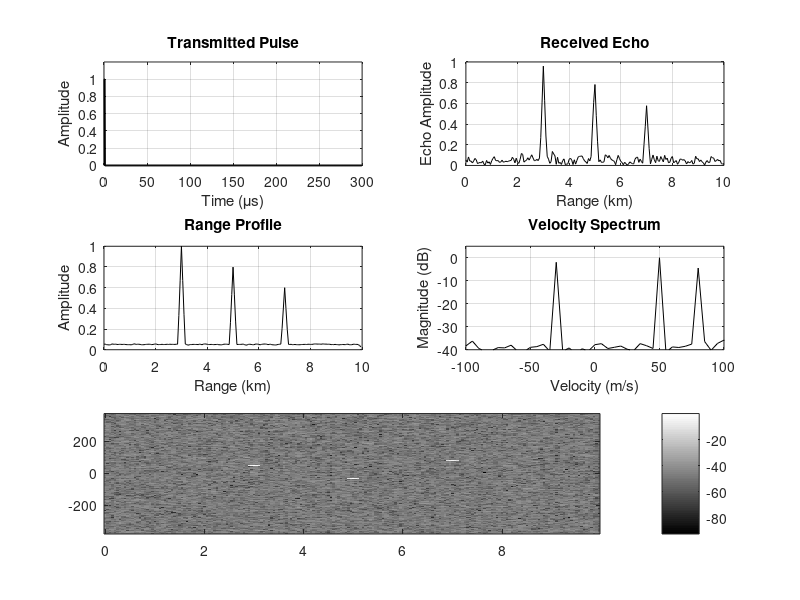

Reproduce this figure in MATLAB. (Note: this script raises an error after producing the figure.)
%% Pulse Doppler Radar - Range and Velocity Estimation
clc; clear; close all; rng(1);

%% Parameters
c = 3e8;  fc = 3e9;  lambda = c/fc;       % wavelength = 0.1 m
PRF = 15e3;  fs = 3e6;  Np = 150;         % pulse rate, sampling rate, no. of pulses
Ns = fs/PRF;  L = 3;                      % range bins per pulse (200), pulse width (1 us)

%% Targets
R = [3000 5000 7000];  v = [50 -30 80];  amp = [1 0.8 0.6];
fd = 2*v/lambda;                          % Doppler shift (Hz)
d  = round(2*R/c*fs);                     % echo delay (samples)

%% Received signal = noise + echoes (phase rotates from pulse to pulse)
rx = 0.1*(randn(Ns,Np) + 1j*randn(Ns,Np))/sqrt(2);
for k = 1:3
    rx(d(k)+1:d(k)+L,:) = rx(d(k)+1:d(k)+L,:) + amp(k)*exp(1j*2*pi*fd(k)*(0:Np-1)/PRF);
end

%% Range processing (matched filter) and Doppler processing (FFT)
mf = conv2(rx, ones(L,1)/L);  mf = mf(L:L+Ns-1,:);
RD = fftshift(fft(mf,[],2),2);
RDdB = 20*log10(abs(RD)/Np + 1e-6);
r    = (0:Ns-1)*c/(2*fs)/1e3;                    % range axis (km)
v_ax = (-Np/2:Np/2-1)*PRF/Np*lambda/2;           % velocity axis (m/s)

%% Find the 3 strongest peaks
tmp = abs(RD);
for k = 1:3
    [~,idx] = max(tmp(:));  [ri,di] = ind2sub(size(tmp),idx);
    Rk(k) = r(ri);  vk(k) = v_ax(di);
    tmp(max(ri-L,1):min(ri+L,Ns), max(di-3,1):min(di+3,Np)) = 0;   % erase this peak
end
fprintf('\nTarget Results\n');
fprintf('T%d: Range = %.2f km, Velocity = %.0f m/s\n', [1:3; Rk; vk]);

%% Plots
rp = mean(abs(mf),2);
subplot(3,2,1); 
plot((0:899)/fs*1e6, [ones(1,L) zeros(1,900-L)],'k','LineWidth',1.5);
title('Transmitted Pulse');
xlabel('Time (\mus)'); 
ylabel('Amplitude');
ylim([0 1.2]);
grid on;
subplot(3,2,2); plot(r, abs(mf(:,1)),'k');
title('Received Echo'); xlabel('Range (km)'); ylabel('Echo Amplitude'); xlim([0 10]); grid on;
subplot(3,2,3); plot(r, rp/max(rp),'k');
title('Range Profile'); xlabel('Range (km)'); ylabel('Amplitude'); xlim([0 10]); grid on;
subplot(3,2,4); plot(v_ax, max(RDdB,[],1),'k');
title('Velocity Spectrum'); xlabel('Velocity (m/s)'); ylabel('Magnitude (dB)'); xlim([-100 100]); ylim([-40 5]); grid on;
subplot(3,2,[5 6]); imagesc(r, v_ax, RDdB.'); axis xy; colormap(gray); colorbar; clim([-40 0]); hold on;
title('2-D Range-Velocity Map'); xlabel('Range (km)'); ylabel('Velocity (m/s)'); xlim([0 10]); ylim([-120 120]);
plot(Rk, vk, 'ko', 'MarkerSize',12, 'LineWidth',2, 'MarkerFaceColor','w');
text(Rk+0.15, vk, {'T1','T2','T3'}, 'FontWeight','bold', 'BackgroundColor','w');
